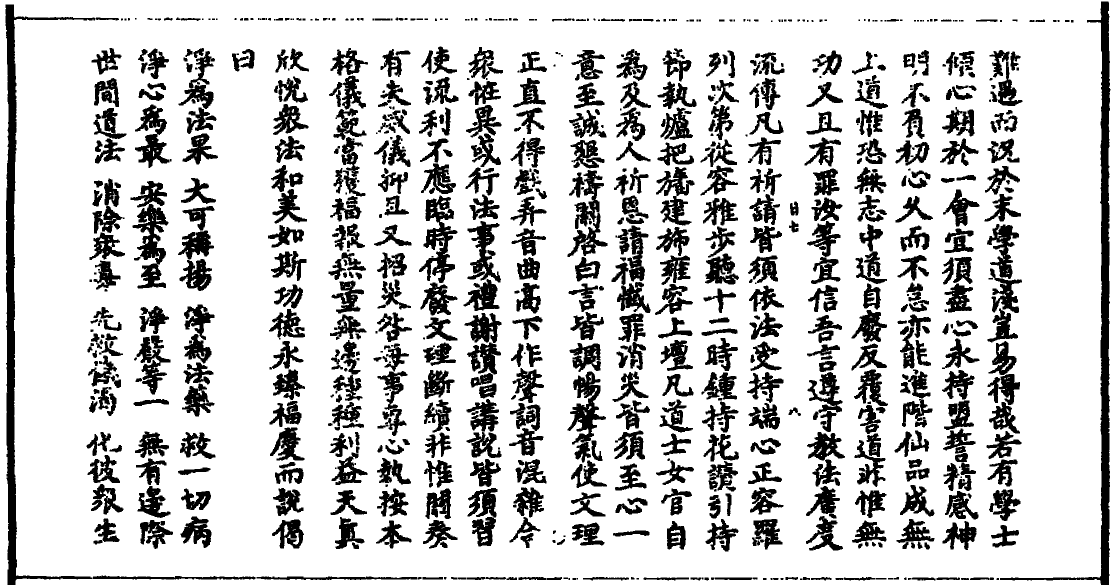
#> input picture example/010600b.tif, 2240 x 1170 px (shown at 1/2 size)
$ python crop_by_projection.py --im_pth example/010600b.tif   (older library calls are emulated)
#> lines starting #> are read from the running program, lines starting #| are printed output that depends on the picture; after the words box and inside, x2 and y2 are one past the last pixel; in counts of white or black regions, pixels touching at a corner belong together
### utils.py
"""
图像处理的一些常用函数

1. RGB模式下像素值范围是[0, 255]，因为RGB图片被保存为 8 bits unsigned integers
2. 寻找目标区域的两种方法：cropping or masking
3. 直方图用于显示像素强度（pixel value）的分布，直方图的 x 轴 为 bins (1D的情况下)
   对灰度图进行   直方图均衡化可改善图像的对比度
4. 图像模糊（平滑），blurring or smoothing, “mixture” of pixels in a neighborhood becomes our blurred pixel
   as the size of the kernel increases, the more blurred our image will become.
"""
import cv2, mahotas
import numpy as np
from matplotlib import pyplot as plt


# [13 lines left out: function show_img, not called in this run]


def read_img(im_pth, gray=False, printable=False):
    '''
    :param im_pth: image path on the disk
    :return: a NumPy array representing the image.
    '''
#> called with im_pth = 'example/010600b.tif', gray = False, printable = False
    img = cv2.imread(filename=im_pth)
#> img is the input picture: shape (1170, 2240, 3); 78.9% white; 898 black regions (138 under 20 px), largest, box (x1, y1, x2, y2) and area: (11, 9, 190, 1170) 20222, (2000, 3, 2221, 1170) 19695, (261, 362, 337, 577) 7226
#> in otsu_threshold, `T = mahotas.thresholding.otsu(gray)`: T = 0
#| The threshold is 0
#| The binary shape is: (1170, 2240)
    if gray:
        img = cv2.cvtColor(img, cv2.COLOR_BGR2GRAY)
    if printable:
        show_img(image=img, gray=gray)
        if gray:
            print("height  : %s pixels"
                  "\nwidth   : %s pixels"
                  "\nchannels: %s"%(img.shape[0], img.shape[1], 1))
        else:
            print("height  : %s pixels"
                  "\nwidth   : %s pixels"
                  "\nchannels: %s" % (img.shape[0], img.shape[1], img.shape[2]))
    return img


def write_img(image, img_pth):
    cv2.imwrite(img_pth, image)


# [102 lines left out: functions draw_shape, translation, rotation, resize, flip, crop, not called in this run]

def add(im1, im2):
    '''do clipping when the pixel is exceed [0,255]'''
    return cv2.add(im1,im2)

def subtract(im1,im2):
    return cv2.subtract(im1, im2)

# [118 lines left out: functions bitwise, _split_merge, _color_space, gray_histogram, color_histogram, multi_dim_histogram and 1 more, not called in this run]

def erode(image, kernel=np.ones((3,3),dtype='uint8'), iter=1):
    '''
    :param image: image, white pixel on black canvas
    :param kernel: numpy array with dtype=uint8
    :param iter:
    :param printable:
    :return:
    '''
    try:
        gray = cv2.cvtColor(image, cv2.COLOR_BGR2GRAY)
    except:
        gray = image
    erosion = cv2.erode(gray,kernel=kernel,iterations=iter)
    return erosion

def dilate(image, kernel=np.ones((3,3),dtype='uint8'), iter=1):
    try:
        gray = cv2.cvtColor(image, cv2.COLOR_BGR2GRAY)
    except:
        gray = image
    dst = cv2.dilate(gray, kernel=kernel, iterations=iter)
    return dst

def opening(image, kernel=np.ones((3,3),dtype='uint8'),iter=1):
#> called with kernel = array of shape (1, 3), iter = 3
    try:
        gray = cv2.cvtColor(image, cv2.COLOR_BGR2GRAY)
    except:
        gray = image
    gray_open = cv2.morphologyEx(gray, cv2.MORPH_OPEN, kernel,iterations=iter)
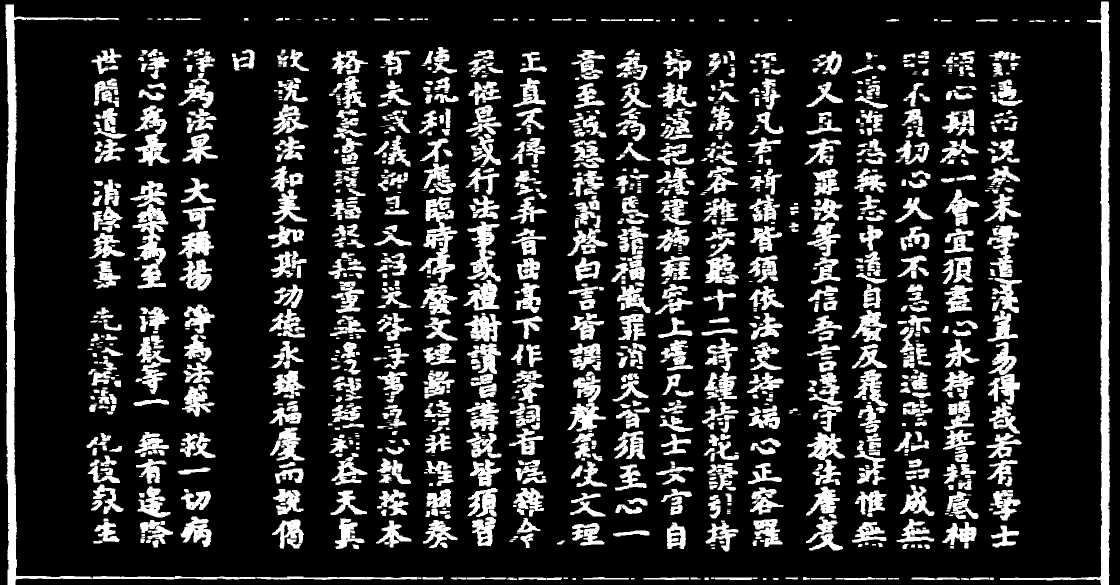
#> gray_open: shape (1170, 2240) (shown at 1/2 size); 19.4% white; 1424 white regions (141 under 20 px), largest, box (x1, y1, x2, y2) and area: (11, 9, 190, 1170) 20122, (2000, 3, 2221, 1170) 19653, (261, 362, 337, 577) 6919
    return gray_open

# [79 lines left out: functions closing, blur, simple_threshold, adaptive_threshold, not called in this run]

def otsu_threshold(image, max_value=255, printable=False):
    '''
    Otsu’s method assumes there are two peaks in the grayscale histogram of the image. It then tries to find an optimal
    value to separate these two peaks – thus our threshold value of T.
    :param image:
    :return:
    '''
    try:
        gray = cv2.cvtColor(image, cv2.COLOR_BGR2GRAY)
    except:
        gray = image
    T = mahotas.thresholding.otsu(gray)
    print('\nThe threshold is',T)
    binary = gray.copy()
    binary[binary > T] = max_value
    binary[binary <= T] = 0
    # binary = cv2.bitwise_not(binary)

    if printable:
        cv2.imshow("Binary", binary)
        cv2.waitKey(0)

    return binary

# [73 lines left out: functions riddler_threshold, laplacian, sobel, canny_edge, not called in this run]

def detect_line():
    pass

# [6 lines that do not run on import are left out]
    # [9 lines of commented-out code are left out]

### crop_by_projection.py
#!/usr/bin/env python
'''
Crop the picture to individual characters by horizontal and vertical projections
'''
from utils import *
import os, argparse

global max_value
global verbose
max_value = 255
verbose   = 0

def main():
    parser = argparse.ArgumentParser()
    parser.add_argument('--im_pth',          type=str,   required=True, help='path of the input image')
    parser.add_argument('--out_dir',         type=str,   default='.',   help='directory of the ouput image')
    parser.add_argument('--first',           type=str,   choices=('V','H'), default='V', help='crop column or row first, dafault is "V"')
    parser.add_argument('--min_thresh_rate', type=float, default=0.2,   help='minimum peak thresh_rate to median in the histogram, default is 0.2')
    parser.add_argument('--iter_open',       type=int,   default=3,     help='iterations of open operation, default is 3')
    parser.add_argument('--iter_dilate',     type=int,   default=20,    help='iterations of dilate operation, default is 20')

    args = parser.parse_args()
    img_pth         = args.im_pth
    out_dir         = args.out_dir
    first           = args.first
    min_thresh_rate = args.min_thresh_rate
    iter_open       = args.iter_open
    iter_dilate     = args.iter_dilate

    #
    # begins here
    #
    os.makedirs(out_dir, exist_ok=True)
    print('Command line parameters'
          '\nimg_pth        : %s'
          '\nout_dir        : %s'
          '\nfirst          : %s'
          '\nmin_thresh_rate: %s'
          '\niter_open      : %s'
          '\niter_dilate    : %s'%(img_pth, out_dir, first, min_thresh_rate, iter_open, iter_dilate))

    binary = load_processing(img_pth)
    write_img(binary, img_pth='%s/binary.png' % out_dir)

    if first == 'V':
        print('\n@corp column')
        binary_cols, vprojection, binary_copy = crop_col(binary, iter_open=iter_open, iter_dilate=iter_dilate, min_thresh_rate=min_thresh_rate)
        write_img(vprojection, img_pth='%s/vprojection.png'%out_dir)
        write_img(binary_copy, img_pth='%s/processing.png' %out_dir)
        for col_idx in range(len(binary_cols)):
            print('\ncolumn %s'%col_idx)
            col_out_dir = os.path.join(out_dir, 'col'+str(col_idx))
            os.makedirs(col_out_dir, exist_ok=True)
            binary_col = binary_cols[col_idx]
            write_img(binary_col, img_pth='%s/col%s.png' % (col_out_dir, col_idx))
            # crop row
            characters, hprojection, binary_col_copy = crop_row(binary_col, iter_open=iter_open, iter_dilate=iter_dilate, min_thresh_rate=min_thresh_rate)
            write_img(hprojection, img_pth='%s/col%s_hprojection.png' % (col_out_dir,col_idx))
            write_img(binary_col_copy, img_pth='%s/col%s_processing.png' % (col_out_dir, col_idx))
            for row_idx in range(len(characters)):
                write_img(characters[row_idx], img_pth='%s/col%s_row%s.png'%(col_out_dir, col_idx, row_idx))

    elif first == 'H':
        binary_rows, hprojection, binary_col_copy = crop_row(binary, iter_open=iter_open, iter_dilate=iter_dilate, min_thresh_rate=min_thresh_rate)
        write_img(hprojection, img_pth='%s/hprojection.png' % out_dir)
        write_img(binary_col_copy, img_pth='%s/processing.png' % out_dir)
        for row_idx in range(len(binary_rows)):
            print('\nrow %s' % row_idx)
            row_out_dir = os.path.join(out_dir, 'row'+str(row_idx))
            os.makedirs(row_out_dir, exist_ok=True)
            binary_row = binary_rows[row_idx]
            write_img(binary_row, img_pth='%s/row%s.png' % (row_out_dir, row_idx))
            # crop col
            charactres, vprojection, binary_copy = crop_col(binary_row, iter_open=iter_open, iter_dilate=iter_dilate, min_thresh_rate=min_thresh_rate)
            write_img(vprojection, img_pth='%s/row%s_vprojection.png' % (row_out_dir, row_idx))
            write_img(binary_copy, img_pth='%s/row%s_processing.png' % (row_out_dir, row_idx))
            for col_idx in range(len(charactres)):
                write_img(charactres[col_idx], img_pth='%s/row%s_%s.png'%(row_out_dir, row_idx, col_idx))


def load_processing(img_pth):
    image = read_img(img_pth)
    gray = cv2.cvtColor(image, cv2.COLOR_BGR2GRAY) # black characters
    binary = otsu_threshold(gray, max_value=max_value) # black characters
    print('\nThe binary shape is:', binary.shape)
    return binary

def crop_col(binary, iter_open, iter_dilate, min_thresh=20, min_range=0, min_thresh_rate=None):
    '''
    :param binary:
    :param min_thresh: 波峰的最小幅度
    :param min_range: 两个波峰的最小间隔
    :param min_thresh_rate: 当此参数不为0时，自适应计算 min_thresh
    :return: 垂直切割后的子图组成的list [从左到右排序]
    '''
    #
    #预处理
    #
    binary_copy = binary.copy()
    binary_copy = cv2.bitwise_not(opening(cv2.bitwise_not(binary_copy), kernel=np.ones((1, 3), dtype='uint8'), iter=iter_open))  # 去除竖线
    binary_copy = cv2.bitwise_not(dilate(cv2.bitwise_not(binary_copy), kernel=np.ones((3, 1), dtype='uint8'), iter=iter_dilate)) # 纵向膨胀
#> in dilate, `dst = cv2.dilate(gray, kernel=kernel, iterations=iter)`: dst: shape (1170, 2240); 50.1% white; 148 black regions (87 under 20 px), largest, box (x1, y1, x2, y2) and area: (28, 0, 2202, 1170) 1261631, (2218, 0, 2240, 1170) 24238, (0, 0, 16, 1170) 15636

    #
    # 投影
    #
    w_w, vprojection = vProject(binary_copy)
#> after the loop in vProject, `for i in range(w):`:
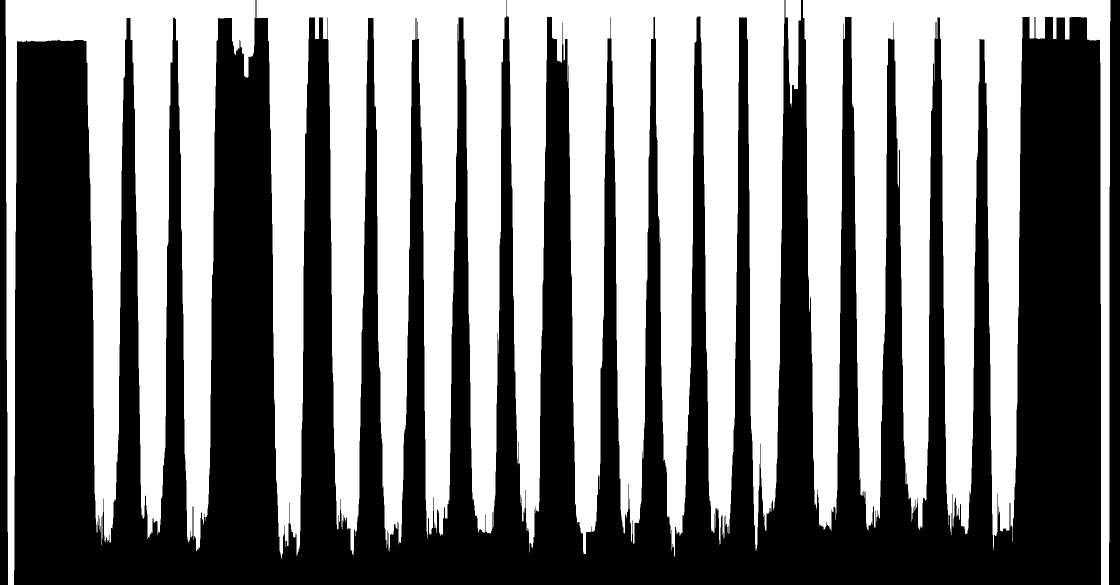
#> vprojection: shape (1170, 2240) (shown at 1/2 size); 50.1% white; 3 black regions, box (x1, y1, x2, y2) and area: (28, 0, 2202, 1170) 1266714, (2218, 0, 2240, 1170) 24238, (0, 0, 16, 1170) 15636
#> w_w = 2240 values, max 1170 at index 16, min 0 at index 0, mean 586.7
    if min_thresh_rate is not None:
        min_thresh = min_thresh_rate * max(w_w)
#> min_thresh = 234

    #
    #计算间隔的中位数
    #
    begin = 0
    w_begin, w_end = [], []
    for j in range(len(w_w)):
        if w_w[j] > min_thresh and begin == 0:
            begin = j
        elif w_w[j] < min_thresh and begin != 0:
            end = j
            if end - begin >= min_range and w_w[j - 1] < min_thresh:
                begin = j
            elif end - begin >= min_range and w_w[j - 1] >= min_thresh:
                w_begin.append(begin)
                w_end.append(end)
                begin = 0
#> this loop made 2240 passes
#> begin on passes 13, 34, 177, 247, 271, 340, 360, 431, 541, 614, 661, 734: 12, 0, 176, 0, 270, 0, 359, 0, 540, 0, 660, 0
#> after the loop, begin = 0; end = 2220; w_begin = [12, 176, 270, 359, 540, 660, 752, 841, 933, 1021, 1138, 1228, 1312, 1407, 1497, 1613, 1708, 1793, 1884, 1974, 2201]; w_end = [33, 246, 339, 430, 613, 733, 822, 915, 1003, 1092, 1212, 1300, 1388, 1477, 1566, 1685, 1774, 1862, 1957, 2041, 2220]

    #
    # 以中位数为 min_range 重新计算 w_begin, w_end
    #
    col_width_lst = [w_end[i] - w_begin[i] for i in range(len(w_end))]
#> col_width_lst = [21, 70, 69, 71, 73, 73, 70, 74, 70, 71, 74, 72, 76, 70, 69, 72, 66, 69, 73, 67, 19]
    min_range = np.median(col_width_lst)*0.8
#> min_range = 56
    begin = 0
    w_begin, w_end = [], []
    for j in range(len(w_w)):
        if w_w[j] > min_thresh and begin == 0:
            begin = j
        elif w_w[j] < min_thresh and begin != 0:
            end = j
            if end - begin >= min_range and w_w[j-1] < min_thresh:
                begin = j
            elif end - begin >= min_range and w_w[j-1] >= min_thresh:
                w_begin.append(begin)
                w_end.append(end)
                begin = 0
#> this loop made 2240 passes
#> begin on passes 13, 69: 12, 68
#> after the loop, begin = 2201; end = 2239; w_begin = [124, 270, 359, 540, 660, 752, 841, 933, 1021, 1138, 1228, 1312, 1407, 1497, 1613, 1708, 1793, 1884, 1974]; w_end = [246, 339, 430, 613, 733, 822, 915, 1003, 1092, 1212, 1300, 1388, 1477, 1566, 1685, 1774, 1862, 1957, 2041]

    #
    #对太宽的的进行切割
    #
    w_begin_new, w_end_new = [], []
    col_width_lst = [w_end[i] - w_begin[i] for i in range(len(w_end))]
#> col_width_lst = [122, 69, 71, 73, 73, 70, 74, 70, 71, 74, 72, 76, 70, 69, 72, 66, 69, 73, 67]
    median_width = np.median(col_width_lst)
#> median_width = 71
    for i in range(len(w_end)):
        ratio = int(round(col_width_lst[i] / median_width))
        if ratio == 0:
            pass
        elif ratio == 1:
            w_begin_new.append(w_begin[i])
            w_end_new.append(w_end[i])
        elif ratio > 1:
            sub_width = round(col_width_lst[i]/ratio)
            w_begin_new.append(w_begin[i])
            w_end_new.append(w_begin[i]+sub_width)
            for _ in range(ratio-1):
                w_begin_new.append(w_end_new[-1])
                w_end_new.append(w_begin_new[-1]+sub_width)
#> this loop made 19 passes
#> (ratio, sub_width) on pass 1: (2, 61)
#> ratio on passes 2 to 7: 1, 1, 1, 1, 1, 1
#> after the loop, w_begin_new = [124, 185, 270, 359, 540, 660, 752, 841, 933, 1021, 1138, 1228, 1312, 1407, 1497, 1613, 1708, 1793, 1884, 1974]; w_end_new = [185, 246, 339, 430, 613, 733, 822, 915, 1003, 1092, 1212, 1300, 1388, 1477, 1566, 1685, 1774, 1862, 1957, 2041]

    print('w_w        :', w_w)
#> (printed output is left out)
    print('w_begin    :', w_begin)
    print('w_end      :', w_end)
    print('width      :', list(map(lambda x, y: x - y, w_end, w_begin)))
    print('w_begin_new:', w_begin_new)
    print('w_end_new  :', w_end_new)
    print('width_new  :', list(map(lambda x, y: x - y, w_end_new, w_begin_new)))

    binary_cols = []
    for begin, end in zip(w_begin_new, w_end_new):
        binary_col = binary[:,begin:end]
        binary_cols.append(binary_col)
#> this loop made 20 passes
#> (begin, end) on passes 1 to 12: (124, 185), (185, 246), (270, 339), (359, 430), (540, 613), (660, 733), (752, 822), (841, 915), (933, 1003), (1021, 1092), (1138, 1212), (1228, 1300)
#> pass 3, in crop_col, `binary_col = binary[:,begin:end]`:
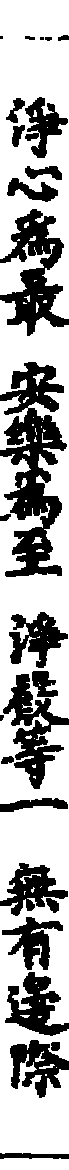
#> binary_col: shape (1170, 69); 67% white; 26 black regions (2 under 20 px), largest, box (x1, y1, x2, y2) and area: (0, 362, 67, 577) 7150, (0, 209, 69, 336) 3885, (3, 674, 69, 789) 2856
#> after the loop, binary_cols = 20 items

    return binary_cols, vprojection, binary_copy


def crop_row(binary_col, iter_open, iter_dilate, min_thresh=20, min_range=0, min_thresh_rate=None):
    #
    # 预处理
    #
    binary_col_copy = binary_col.copy()
    binary_col_copy = cv2.bitwise_not(erode(cv2.bitwise_not(binary_col_copy), kernel=np.ones((3, 1), dtype='uint8'), iter=iter_open))  # 去除字间的上下连接
    binary_col_copy = cv2.bitwise_not(dilate(cv2.bitwise_not(binary_col_copy), kernel=np.ones((1, 3), dtype='uint8'), iter=iter_dilate))  # 横向膨胀

    #
    # 水平投影
    #
    h_h, hprojection = hProject(binary_col_copy)
    if min_thresh_rate is not None:
        min_thresh = min_thresh_rate * max(h_h)

    #
    # 计算高度的中位数
    #
    begin = 0
    h_begin, h_end = [], []
    for j in range(len(h_h)):
        if h_h[j] > min_thresh and begin == 0:
            begin = j
        elif h_h[j] < min_thresh and begin != 0:
            end = j
            if end - begin >= min_range and h_h[j - 1] < min_thresh:
                begin = j
            elif end - begin >= min_range and h_h[j - 1] >= min_thresh:
                h_begin.append(begin)
                h_end.append(end)
                begin = 0

    #
    # 以中位数为 min_range 重新计算 h_begin, h_end
    #
    row_height_lst = [h_end[i] - h_begin[i] for i in range(len(h_end))]
    min_range = np.median(row_height_lst) * 0.8
    begin = 0
    h_begin, h_end = [], []
    for j in range(len(h_h)):
        if h_h[j] > min_thresh and begin == 0:
            begin = j
        elif h_h[j] < min_thresh and begin != 0:
            end = j
            if end - begin >= min_range and h_h[j - 1] < min_thresh:
                begin = j
            elif end - begin >= min_range and h_h[j - 1] >= min_thresh:
                h_begin.append(begin)
                h_end.append(end)
                begin = 0

    #
    # 对太高的行进行切割
    #
    h_begin_new, h_end_new = [], []
    row_height_lst = [h_end[i] - h_begin[i] for i in range(len(h_end))]
    median_height = np.median(row_height_lst)
    for i in range(len(h_end)):
        ratio = int(round(row_height_lst[i] / median_height))
        if ratio == 0:
            pass
        elif ratio == 1:
            h_begin_new.append(h_begin[i])
            h_end_new.append(h_end[i])
        elif ratio > 1:
            sub_height = round(row_height_lst[i] / ratio)
            h_begin_new.append(h_begin[i])
            h_end_new.append(h_begin[i] + sub_height)
            for j in range(ratio - 1):
                h_begin_new.append(h_end_new[-1])
                h_end_new.append(h_begin_new[-1] + sub_height)

    print('h_h        :', h_h)
    print('h_begin    :', h_begin)
    print('h_end      :', h_end)
    print('height     :', list(map(lambda x, y: x - y, h_end, h_begin)))
    print('h_begin_new:', h_begin_new)
    print('h_end_new  :', h_end_new)
    print('height_new :', list(map(lambda x, y: x - y, h_end_new, h_begin_new)))

    characters = []
    for begin, end in zip(h_begin_new, h_end_new):
        character = binary_col[begin:end, :]
        characters.append(character)
    return characters, hprojection, binary_col_copy

def hProject(binary):
    h, w = binary.shape
    h_h = [0]*h # 每行黑色像素点的个数
    for j in range(h):
        for i in range(w):
            if binary[j,i] == 0:
                h_h[j] += 1

    hprojection = np.zeros(binary.shape, dtype=np.uint8)
    for j in range(h):
        for i in range(h_h[j]):
            hprojection[j,i] = 255
    return h_h, hprojection

def vProject(binary):
    h, w = binary.shape
    w_w = [0]*w # 每列黑色像素点的个数
    for i in range(w):
        for j in range(h):
            if binary[j, i ] == 0:
                w_w[i] += 1

    vprojection = np.zeros(binary.shape, dtype=np.uint8)
    for i in range(w):
        for j in range(w_w[i]):
            vprojection[j,i] = 255
    return w_w, vprojection

if __name__ == '__main__':
    main()
#> the loop in main, `for col_idx in range(len(binary_cols)):` made 20 passes
#> (min_thresh in crop_row, min_range in crop_row, median_height in crop_row) on passes 2, 6, 7, 8, 10, 13, 15, 16, 17, 18: (12.2, 36.8, 49.5), (14.6, 37.2, 55.5), (14, 30.4, 50), (14.8, 40, 50), (14.2, 38.8, 54), (15.2, 36, 52.5), (13.8, 38.4, 48), (14.4, 35.2, 48), (13.2, 27.2, 49), (13.8, 35.2, 46)
#> (min_thresh in crop_row, min_range in crop_row, median_height in crop_row) on passes 4, 5, 11, 12, 14, 19: (14.2, 39.6, 55), (14.6, 38.4, 51.5), (14.8, 33.6, 50.5), (14.4, 38.4, 52.5), (14, 39.2, 51), (14.6, 38.4, 51.5)
#> pass 1, in dilate (call 2), `dst = cv2.dilate(gray, kernel=kernel, iterations=iter)`:
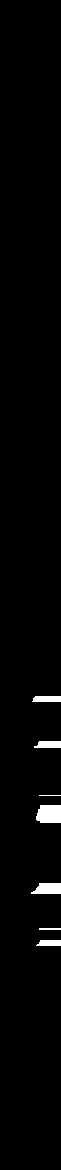
#> dst: shape (1170, 61); 1.7% white; 7 white regions, largest, box (x1, y1, x2, y2) and area: (36, 805, 61, 823) 414, (31, 883, 61, 894) 277, (34, 741, 61, 748) 169
#> after the loop in main, `for col_idx in range(len(binary_cols)):`:
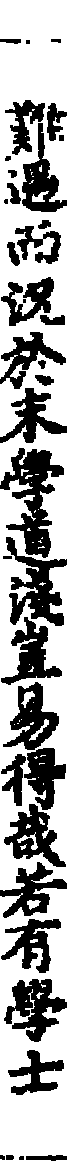
#> binary_col: shape (1170, 67); 65.2% white; 37 black regions (4 under 20 px), largest, box (x1, y1, x2, y2) and area: (0, 448, 64, 558) 2995, (6, 537, 67, 626) 2263, (4, 979, 67, 1042) 1977
#> after the loop in main, `for col_idx in range(len(binary_cols)):`:
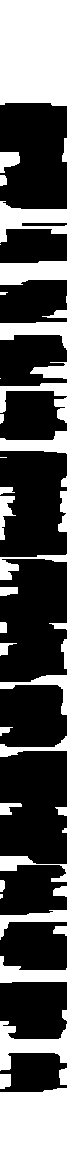
#> binary_col_copy: shape (1170, 67); 33.4% white; 46 white regions (5 under 20 px), largest, box (x1, y1, x2, y2) and area: (0, 0, 67, 106) 6958, (0, 1088, 67, 1170) 5297, (0, 1021, 67, 1071) 1463
#> after the loop in main, `for col_idx in range(len(binary_cols)):`:
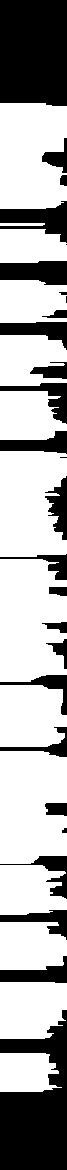
#> hprojection: shape (1170, 67); 66.6% white; 27 black regions (3 under 20 px), largest, box (x1, y1, x2, y2) and area: (0, 1010, 67, 1170) 7081, (0, 0, 67, 106) 6958, (0, 201, 67, 243) 1443
